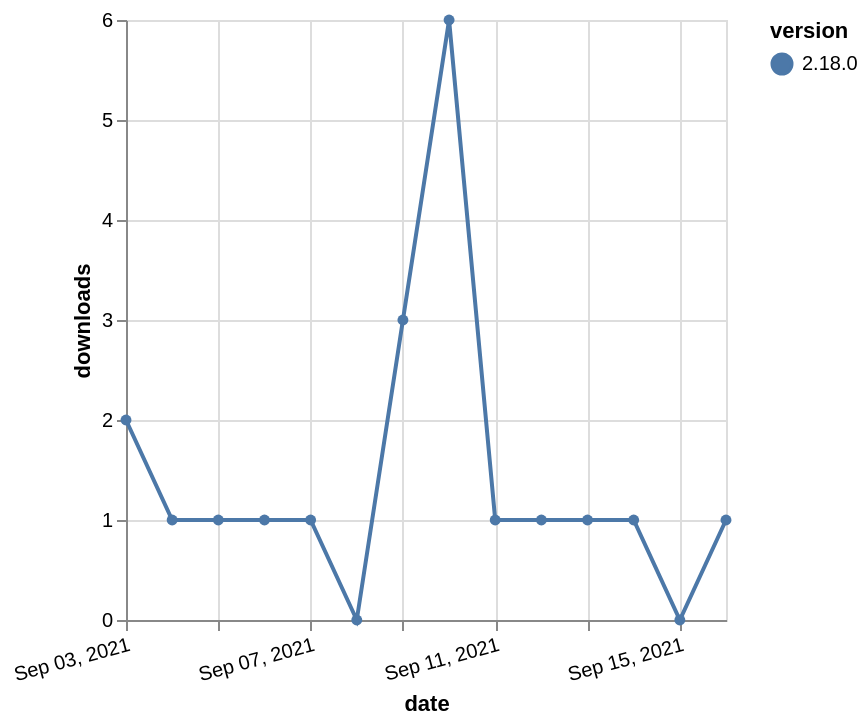

Here is the Vega-Lite specification saved for this chart:
### Vega-Lite specification from a JSON file in a GitHub repository (floating-point values rounded to 4 significant figures)
{"$schema": "https://vega.github.io/schema/vega-lite/v5.json", "description": "A simple bar chart with embedded data.", "data": {"values": [{"date": "2021-09-03", "total": 511, "delta": 2, "version": "2.18.0"}, {"date": "2021-09-04", "total": 512, "delta": 1, "version": "2.18.0"}, {"date": "2021-09-05", "total": 513, "delta": 1, "version": "2.18.0"}, {"date": "2021-09-06", "total": 514, "delta": 1, "version": "2.18.0"}, {"date": "2021-09-07", "total": 515, "delta": 1, "version": "2.18.0"}, {"date": "2021-09-08", "total": 515, "delta": 0, "version": "2.18.0"}, {"date": "2021-09-09", "total": 518, "delta": 3, "version": "2.18.0"}, {"date": "2021-09-10", "total": 524, "delta": 6, "version": "2.18.0"}, {"date": "2021-09-11", "total": 525, "delta": 1, "version": "2.18.0"}, {"date": "2021-09-12", "total": 526, "delta": 1, "version": "2.18.0"}, {"date": "2021-09-13", "total": 527, "delta": 1, "version": "2.18.0"}, {"date": "2021-09-14", "total": 528, "delta": 1, "version": "2.18.0"}, {"date": "2021-09-15", "total": 528, "delta": 0, "version": "2.18.0"}, {"date": "2021-09-16", "total": 529, "delta": 1, "version": "2.18.0"}]}, "width": "container", "mark": {"type": "line", "point": {"filled": true}}, "encoding": {"x": {"field": "date", "type": "temporal", "timeUnit": "yearmonthdate", "title": "date", "axis": {"labelAngle": -15}}, "y": {"field": "delta", "type": "quantitative", "title": "downloads"}, "color": {"field": "version", "type": "nominal"}, "tooltip": {"field": "delta"}}}
